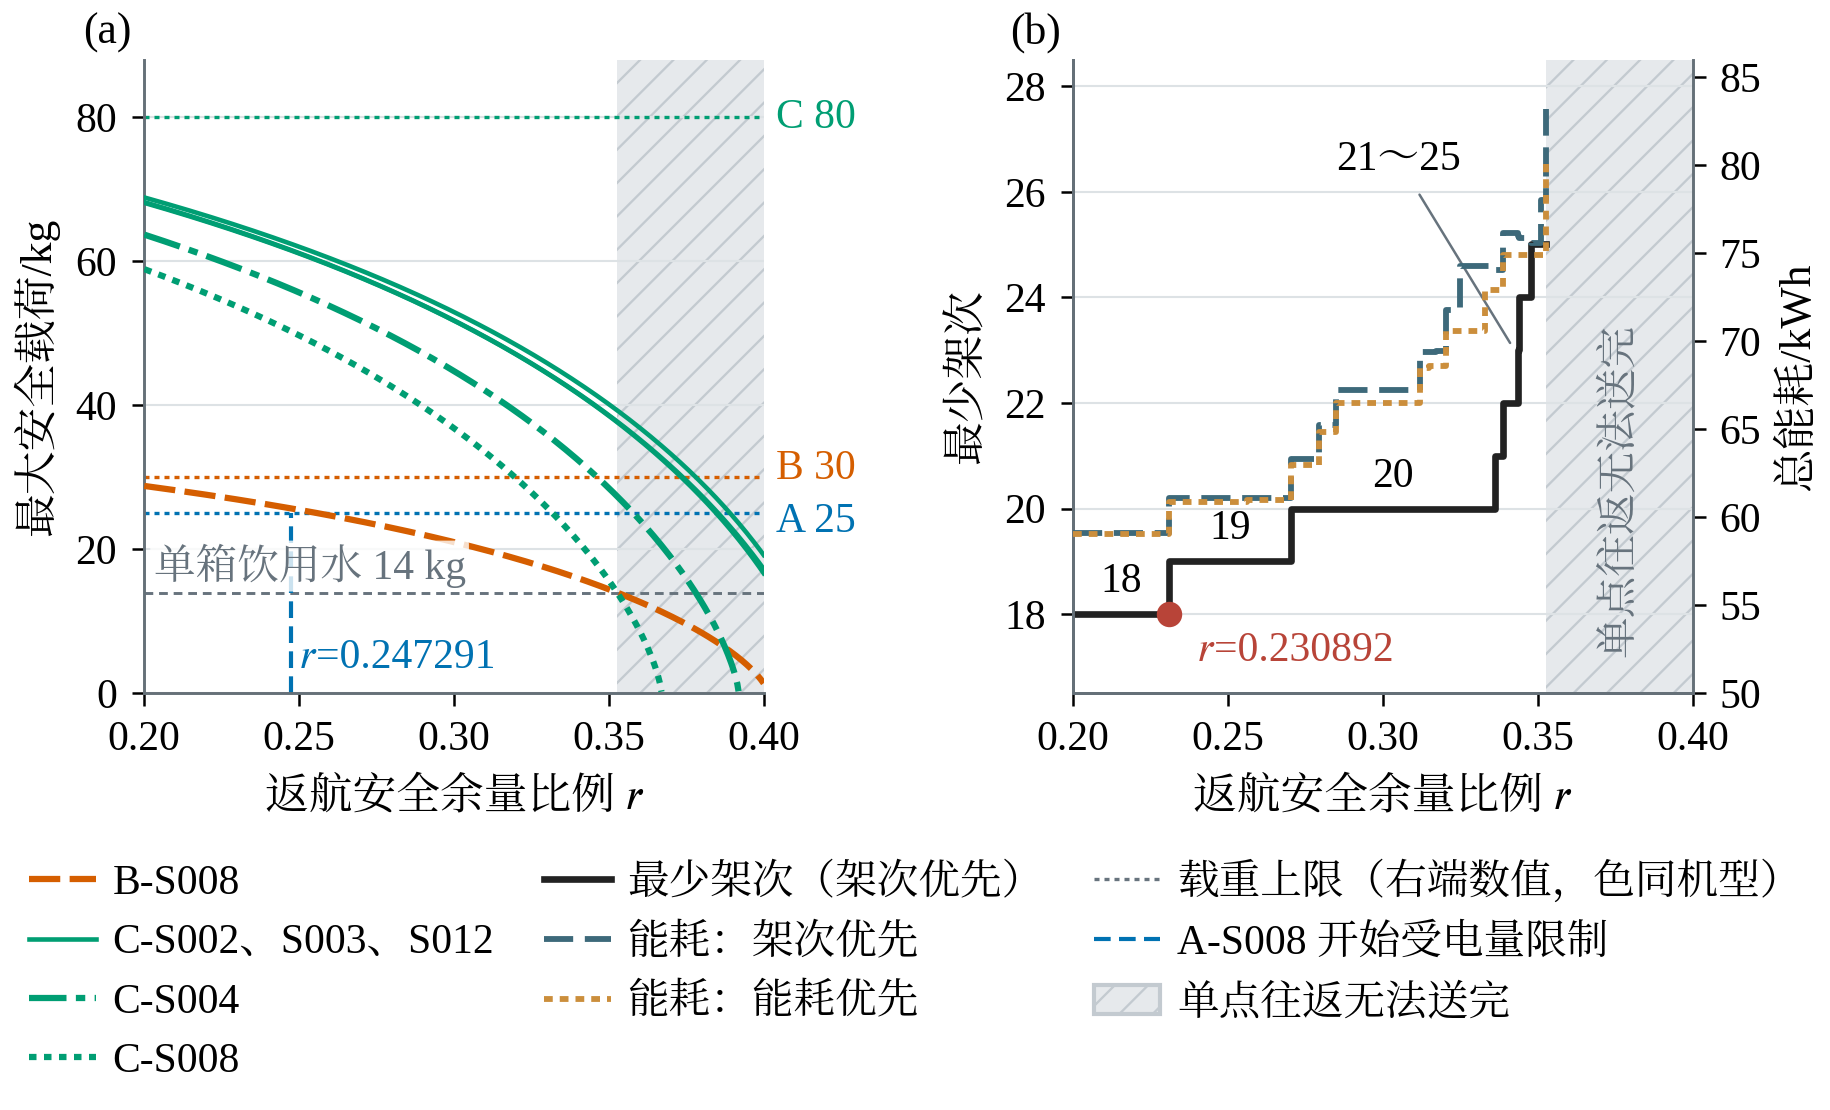

The Python source for this figure:
"""F1 问题一返航余量敏感性（两联）。

数据：同目录 q1_rho_scan.json（由 q1_rho_scan.py 调用附件正式程序 src/q1_engine.py、src/dcore.py 重算）。
(a) 基准余量下受电量限制的 6 个机型—服务区组合的最大安全载荷随余量的变化；横线为机型载重上限，
    竖线为 A 型首次受电量限制的余量。
(b) 最少架次的阶梯线（全部跳变点为精确值）；副轴为两种目标顺序的总能耗（逐服务区精确分段求和）。
    阴影为单点往返已无法送完全部货箱的余量区间。
绘图前核对：r=0.20 的结果与冻结 results/q1.json、q1_energy_first.json 一致（架次相同，能耗差只允许浮点舍入量级，差值写入 meta）；网格点上完整求解与分段结果一致；
由跳变点得到的最少架次与架次优先分段结果一致。
"""
import sys
from pathlib import Path
HERE = Path(__file__).resolve().parent
sys.path.insert(0, str(HERE.parent / "lib"))
import math
import figkit as fk
import matplotlib.pyplot as plt
from matplotlib.lines import Line2D
from matplotlib.patches import Patch
from matplotlib.ticker import MultipleLocator

STEM = "fig_q1_rho"
R0, R1 = 0.20, 0.40
FOCUS = ["B-S008", "C-S002", "C-S003", "C-S004", "C-S008", "C-S012"]
BUNDLE = ["C-S002", "C-S003", "C-S012"]
E_COL = {"sorties_energy": "#3D697A", "energy_sorties": "#CB8E3C"}
E_LS = {"sorties_energy": (0, (5, 2)), "energy_sorties": (0, (1.5, 1.2))}
CURVE_LS = {"B-S008": (0, (5, 1.5)), "C-S002": "-", "C-S003": "-", "C-S012": "-", "C-S004": (0, (6, 1.5, 1.5, 1.5)),
            "C-S008": (0, (1.2, 1.2))}


def global_min_sorties(jumps):
    """由各服务区跳变点合成全题最少架次的分段函数 [(r_lo, r_hi, n)]，n=None 表示不可行。"""
    total = sum(j["value_at_0.20"] for j in jumps)
    ev = []
    for j in jumps:
        for x in j["jumps"]:
            ev.append((x["after_r"], j["site"], x["from"], x["to"]))
        if j.get("tail"):
            ev.append((j["tail"]["after_r"], j["site"], j["tail"]["from"], None))
    ev.sort()
    segs, lo, cur = [], R0, total
    for r, site, a, b in ev:
        if r >= R1:
            break
        segs.append((lo, r, cur))
        lo = r
        cur = None if (cur is None or b is None) else cur + (b - a)
        if cur is None:
            break
    segs.append((lo, R1, cur))
    return segs, ev


def global_trace(traces, priority):
    """把各服务区的最优值分段 (前一上端, r_to] 求和，得到全题分段 [(r_lo, r_hi, sorties, energy)]。"""
    per = {}
    for t in traces:
        if t["priority"] != priority:
            continue
        segs, prev = [], R0
        for s in t["segments"]:
            if s["feasible"]:
                segs.append((prev, s["r_to"], s["sorties"], s["energy"]))
                prev = s["r_to"]
            else:
                segs.append((prev, math.inf, None, None))
                break
        per[t["site"]] = segs
    cuts = sorted({R0, R1} | {b for segs in per.values() for (_, b, _, _) in segs if R0 < b < R1})
    out = []
    for lo, hi in zip(cuts, cuts[1:]):
        mid = (lo + hi) / 2
        n, e = 0, 0.0
        for segs in per.values():
            seg = next(s for s in segs if s[0] < mid <= s[1] or (s[0] == R0 and mid <= s[1]))
            if seg[2] is None:
                n = e = None
                break
            n += seg[2]
            e += seg[3]
        out.append((lo, hi, n, e))
    merged = []
    for s in out:
        if merged and merged[-1][2] == s[2] and (merged[-1][3] == s[3] or (s[3] is not None and merged[-1][3] is not None
                                                                          and abs(merged[-1][3] - s[3]) < 1e-12)):
            merged[-1] = (merged[-1][0], s[1], s[2], s[3])
        else:
            merged.append(s)
    return merged


def value_at(segs, r):
    for s in segs:
        if (s[0] < r <= s[1]) or (r == R0 and s[0] == R0):
            return s
    raise ValueError(r)


def main():
    fk.setup()
    L = fk.labels()
    scan_p = HERE / "q1_rho_scan.json"
    scan = fk.load_json(scan_p)
    q1p, q1ep = fk.RESULTS / "q1.json", fk.RESULTS / "q1_energy_first.json"
    q1, q1e = fk.load_json(q1p), fk.load_json(q1ep)
    pay = scan["safe_payload"]

    # ---------- 核对 ----------
    grid = {(g["rho"], g["priority"]): g for g in scan["grid_solutions"]}
    g0, g0e = grid[(0.2, "sorties_energy")], grid[(0.2, "energy_sorties")]
    assert g0["metrics"]["sorties"] == q1["metrics"]["sorties"] == 18
    frozen_diff = {"sorties_energy": g0["metrics"]["energy"] - q1["metrics"]["energy"]}
    assert abs(frozen_diff["sorties_energy"]) < 1e-9
    assert g0e["metrics"]["sorties"] == q1e["metrics"]["sorties"] == 19
    frozen_diff["energy_sorties"] = g0e["metrics"]["energy"] - q1e["metrics"]["energy"]
    assert abs(frozen_diff["energy_sorties"]) < 1e-9
    base_csv = fk.ATTACH / "data" / "q1_safe_payload_rho020.csv"
    sorties_fn, events = global_min_sorties(scan["min_sortie_jumps"])
    tr = {p: global_trace(scan["value_traces"], p) for p in ["sorties_energy", "energy_sorties"]}
    checked = 0
    for (rho, p), g in grid.items():
        s = value_at(tr[p], rho)
        if g["feasible"]:
            assert s[2] == g["metrics"]["sorties"] and abs(s[3] - g["metrics"]["energy"]) < 1e-9, (rho, p, s, g["metrics"])
        else:
            assert s[2] is None, (rho, p, s)
        checked += 1
    for lo, hi, n in sorties_fn:
        mid = (lo + hi) / 2
        assert value_at(tr["sorties_energy"], mid)[2] == n, (lo, hi, n)

    crit = pay["critical"]
    a_on = min(((v["r_energy_limited_above"], k) for k, v in crit.items() if k.startswith("A-")))
    r_inf = next(lo for lo, hi, n in sorties_fn if n is None)
    step18 = next(hi for lo, hi, n in sorties_fn if n == 18)

    # ---------- 绘图 ----------
    fig, (axa, axb) = plt.subplots(1, 2, figsize=(fk.FULL_W, 9.4 * fk.CM), layout="constrained")
    fig.get_layout_engine().set(wspace=0.10)
    rs = sorted(float(k) for k in pay["fine"])
    rows = []
    for combo in FOCUS:
        xs, ys = [], []
        for r in rs:
            v = pay["fine"][f"{r:.4f}"][combo]
            if v["payload"] is None:
                break
            xs.append(r)
            ys.append(v["payload"])
            rows.append({"panel": "a", "series": combo, "r": r, "value": v["payload"], "status": v["status"]})
        g = combo[0]
        axa.plot(xs, ys, color=fk.C[g], lw=1.5 if combo not in BUNDLE else 1.1, zorder=3, ls=CURVE_LS[combo])
    for g, cap in [("A", 25), ("B", 30), ("C", 80)]:
        assert all(v["capacity"] == cap for k, v in crit.items() if k.startswith(g + "-"))
        axa.axhline(cap, color=fk.C[g], lw=0.8, ls=(0, (1.5, 1.5)), zorder=2)
    for g, cap, dy in [("C", 80, 0), ("B", 30, 1.2), ("A", 25, -1.2)]:
        axa.text(R1 + 0.004, cap + dy, f"{g} {cap}", ha="left", va="center", fontsize=10, color=fk.C[g], clip_on=False)
    axa.plot([a_on[0], a_on[0]], [0, 25], color=fk.C["A"], lw=1.0, ls=(0, (4, 2)), zorder=2)
    axa.text(a_on[0] + 0.003, 5.0, f"{fk.labels()['sym']['r']}={a_on[0]:.6f}",
             fontsize=10, ha="left", va="center", color=fk.C["A"], linespacing=1.2)
    axa.axhline(14, color=fk.C["muted"], lw=0.7, ls=(0, (3, 2)), zorder=1)
    axa.text(R0 + 0.003, 14.6, "单箱饮用水 14 kg", fontsize=10, color=fk.C["muted"], va="bottom",
             bbox=dict(boxstyle="round,pad=0.08", fc="white", ec="none", alpha=0.8), zorder=4)
    axa.axvspan(r_inf, R1, color="#E6E9EC", zorder=0, lw=0, hatch="///", ec="#C3CAD0")
    axa.set_xlim(R0, R1)
    axa.set_ylim(0, 88)
    axa.xaxis.set_major_locator(MultipleLocator(0.05))
    axa.yaxis.set_major_locator(MultipleLocator(20))
    axa.set_xlabel(L["F01"]["xlabel"])
    axa.set_ylabel(L["F01"]["ylabel_payload"])
    axa.grid(axis="y")
    axa.set_axisbelow(True)

    # (b)
    xs, ys = [], []
    for lo, hi, n in sorties_fn:
        if n is None:
            break
        xs += [lo, hi]
        ys += [n, n]
        rows.append({"panel": "b", "series": "min_sorties", "r": lo, "r_to": hi, "value": n, "status": "(r_lo, r_hi]"})
    axb.plot(xs, ys, color=fk.C["ink"], lw=1.6, zorder=4, drawstyle="default")
    axb.axvspan(r_inf, R1, color="#E6E9EC", zorder=0, lw=0, hatch="///", ec="#C3CAD0")
    axb.text((r_inf + R1) / 2, 17.2, L["F01"]["infeasible"], ha="center", va="bottom", fontsize=10,
             rotation=90, color=fk.C["muted"])
    axb.scatter([step18], [18], s=26, color=fk.C["inventory"], zorder=6)
    axb.annotate(f"{fk.labels()['sym']['r']}={step18:.6f}", (step18, 18), xytext=(7, -4), textcoords="offset points",
                 fontsize=10, color=fk.C["inventory"], va="top")
    for lo, hi, n in sorties_fn:
        if n in (18, 19, 20):
            axb.text((lo + hi) / 2, n + 0.25, str(n), ha="center", va="bottom", fontsize=10)
    axb.annotate("21～25", (0.3425, 23.0), xytext=(0.305, 26.6), ha="center", va="center", fontsize=10,
                 arrowprops=dict(arrowstyle="-", lw=0.6, color=fk.C["muted"], shrinkA=2, shrinkB=2))
    axb.set_xlim(R0, R1)
    axb.set_ylim(16.5, 28.5)
    axb.yaxis.set_major_locator(MultipleLocator(2))
    axb.xaxis.set_major_locator(MultipleLocator(0.05))
    axb.set_xlabel(L["F01"]["xlabel"])
    axb.set_ylabel(L["F01"]["ylabel_sorties"])
    axb.grid(axis="y")
    axb.set_axisbelow(True)
    ax2 = axb.twinx()
    ax2.spines["right"].set_visible(True)
    ekv = {}
    for p in ["sorties_energy", "energy_sorties"]:
        ex, ey = [], []
        for lo, hi, n, e in tr[p]:
            if n is None:
                break
            ex += [lo, hi]
            ey += [e, e]
            rows.append({"panel": "b", "series": f"energy_{p}", "r": lo, "r_to": hi, "value": e,
                         "status": f"sorties={n}"})
        ax2.plot(ex, ey, color=E_COL[p], lw=1.4, ls=E_LS[p], zorder=3)
        ekv[p] = {"r_0.20": [tr[p][0][2], tr[p][0][3]], "last_feasible": [tr[p][[i for i, s in enumerate(tr[p]) if s[2] is not None][-1]][1]],
                  "segments": len([s for s in tr[p] if s[2] is not None])}
    ax2.set_ylim(50, 86)
    ax2.set_ylabel(L["F01"]["ylabel_energy"])
    ax2.yaxis.set_major_locator(MultipleLocator(5))
    fk.panel_label(axa, "(a)", x=-0.02, y=1.01)
    fk.panel_label(axb, "(b)", x=-0.02, y=1.01)

    handles = [Line2D([], [], color=fk.C["B"], lw=1.5, ls=CURVE_LS["B-S008"], label="B-S008"),
               Line2D([], [], color=fk.C["C"], lw=1.1, ls="-", label="C-S002、S003、S012"),
               Line2D([], [], color=fk.C["C"], lw=1.5, ls=CURVE_LS["C-S004"], label="C-S004"),
               Line2D([], [], color=fk.C["C"], lw=1.5, ls=CURVE_LS["C-S008"], label="C-S008"),
               Line2D([], [], color=fk.C["ink"], lw=1.6, label=L["F01"]["sorties_step"]),
               Line2D([], [], color=E_COL["sorties_energy"], lw=1.4, ls=E_LS["sorties_energy"], label=L["F01"]["energy_sf"]),
               Line2D([], [], color=E_COL["energy_sorties"], lw=1.4, ls=E_LS["energy_sorties"], label=L["F01"]["energy_ef"]),
               Line2D([], [], color=fk.C["muted"], lw=0.8, ls=(0, (1.5, 1.5)), label="载重上限（右端数值，色同机型）"),
               Line2D([], [], color=fk.C["A"], lw=1.0, ls=(0, (4, 2)), label=L["F01"]["a_onset"].format(combo=a_on[1])),
               Patch(fc="#E6E9EC", ec="#C3CAD0", hatch="///", label=L["F01"]["infeasible"])]
    fig.legend(handles=handles, loc="outside lower center", ncol=3, columnspacing=1.2, handletextpad=0.4)

    fk.write_csv(HERE / f"{STEM}.csv", rows, ["panel", "series", "r", "r_to", "value", "status"])
    jump_list = [{"after_r": r, "site": s, "from": a, "to": b} for r, s, a, b in events if r < R1]
    fk.save(fig, HERE, STEM, figure_id="F1",
            caption="返航安全余量对安全载荷与组批结果的影响",
            section="6.4",
            sources=[scan_p, q1p, q1ep, base_csv] + [fk.ROOT / x["path"] for x in scan["program_sources"]],
            key_values={"r_A_energy_limited_onset": {"r": a_on[0], "combo": a_on[1]},
                        "min_sorties_18_until": step18,
                        "single_trip_infeasible_after": r_inf,
                        "min_sorties_function": [[lo, hi, n] for lo, hi, n in sorties_fn],
                        "jumps_within_range": jump_list,
                        "energy": ekv,
                        "grid_points_cross_checked": checked,
                        "energy_minus_frozen_at_0.20_kWh": frozen_diff,
                        "payload_at_0.20": {k: pay["grid"]["0.20"][k]["payload"] for k in FOCUS},
                        "energy_limited_combos": {r: sum(1 for k, v in crit.items()
                                                         if v["r_energy_limited_above"] < float(r) <= v["r_unreachable_above"])
                                                  for r in ["0.20", "0.25", "0.30", "0.35", "0.40"]},
                        "unreachable_combos": {r: sorted(k for k, v in crit.items() if float(r) > v["r_unreachable_above"])
                                               for r in ["0.20", "0.25", "0.30", "0.35", "0.40"]}},
            notes="（待与 M2 正式重算结果核对）全部数值由附件正式程序重算：安全载荷用 Model.max_payload（60 次二分），"
                  "跳变点在正式候选生成函数给出的全部候选返航荷电状态处调用 q1_solve 二分定位；能耗曲线为各服务区最优值精确分段之和。"
                  "C-S002、C-S003、C-S012 三条曲线相距很近，用同一线型；各曲线以线型区分，见图例。")


if __name__ == "__main__":
    main()
